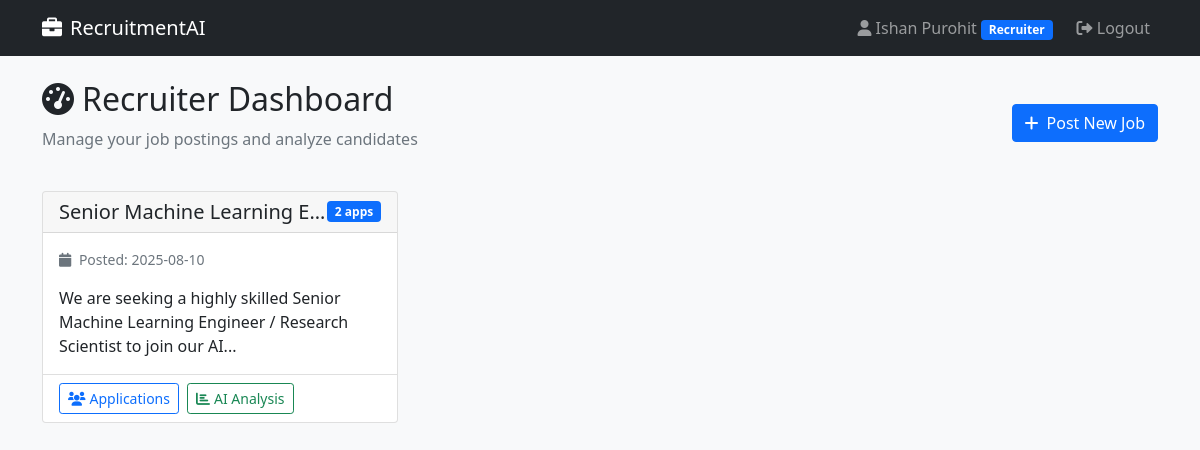
The page /recruiter/dashboard (signed in) on the database its author committed.
### tables this page shows
CREATE TABLE jobs (
            id INTEGER PRIMARY KEY AUTOINCREMENT,
            title TEXT NOT NULL,
            description TEXT,
            recruiter_id INTEGER,
            pdf_path TEXT,
            created_at TIMESTAMP DEFAULT CURRENT_TIMESTAMP,
            status TEXT DEFAULT 'active',
            FOREIGN KEY (recruiter_id) REFERENCES users (id)
        );

### app.py (the view)
@app.route('/recruiter/dashboard')
@recruiter_required
def recruiter_dashboard():
    conn = sqlite3.connect('recruitment.db')
    cursor = conn.cursor()
    cursor.execute('''
        SELECT j.*, COUNT(a.id) as application_count
        FROM jobs j
        LEFT JOIN applications a ON j.id = a.job_id
        WHERE j.recruiter_id = ?
        GROUP BY j.id
        ORDER BY j.created_at DESC
    ''', (session['user_id'],))
    jobs = cursor.fetchall()
    conn.close()
    return render_template('recruiter_dashboard.html', jobs=jobs)

### app.py (called while the page is built)
def recruiter_required(f):
    @wraps(f)
    def decorated_function(*args, **kwargs):
        if 'user_id' not in session or session.get('role') != 'recruiter':
            flash('Access denied. Recruiter access required.', 'error')
            return redirect(url_for('login'))
        return f(*args, **kwargs)
    return decorated_function

### templates/recruiter_dashboard.html (shortened to what this page needs)
{% extends "base.html" %}
{% block content %}
<div class="d-flex justify-content-between align-items-center mb-4">
    <div>
        <h2><i class="fas fa-tachometer-alt me-2"></i>Recruiter Dashboard</h2>
        <p class="text-muted">Manage your job postings and analyze candidates</p>
    </div>
    <a href="{{ url_for('post_job') }}" class="btn btn-primary">
        <i class="fas fa-plus me-2"></i>Post New Job
    </a>
</div>
<div class="row">
    {% if jobs %}
        {% for job in jobs %}
        <div class="col-md-6 col-lg-4 mb-4">
            <div class="card dashboard-card h-100">
                <div class="card-header d-flex justify-content-between align-items-center">
                    <h5 class="mb-0 text-truncate">{{ job[1] }}</h5>
                    <span class="badge bg-primary">{{ job[7] }} apps</span>
                </div>
                <div class="card-body">
                    <p class="text-muted small">
                        <i class="fas fa-calendar me-1"></i>
                        Posted: {{ job[5][:10] }}
                    </p>
                    <p class="card-text">
                        {% if job[2] %}
                            {{ job[2][:100] + '...' if job[2]|length > 100 else job[2] }}
                        {% else %}
                            <em>No description provided</em>
                        {% endif %}
                    </p>
                </div>
                <div class="card-footer bg-transparent">
                    <div class="d-flex gap-2 flex-wrap">
                        <a href="{{ url_for('job_applications', job_id=job[0]) }}" class="btn btn-outline-primary btn-sm">
                            <i class="fas fa-users me-1"></i>Applications
                        </a>
                        {% if job[7] > 0 %}
                        <a href="{{ url_for('analyze_applications', job_id=job[0]) }}" class="btn btn-outline-success btn-sm">
                            <i class="fas fa-chart-bar me-1"></i>AI Analysis
                        </a>
                        {% endif %}
                    </div>
                </div>
            </div>
        </div>
        {% endfor %}
    {% endif %}
</div>
{% endblock %}

### templates/base.html (style rules this page uses)
.dashboard-card { transition: transform 0.3s ease; }

### rows shown on the page
jobs: title "Senior Machine Learning E…", job "2", created_at "2025-08-10", description "We are seeking a highly skilled Senior Machine Learning Engineer / Research Scientist to join our AI..."

### other values the page prints
{{ session.name }} "Ishan Purohit"
{{ session.role.title() }} "Recruiter"
